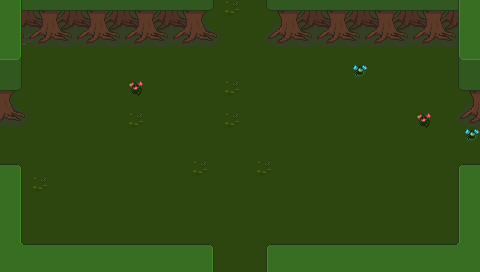

This is a level from a 2D game, rendered from its Tiled map with the project's own tilesets. A one-line summary and the complete map file follow:
An orthogonal 30x17 tile map with 16x16 px tiles, 3 tile layers (Base, Ground, Upper) and 3 objects (2x Entrance, ResourceSpawn).

<map version="1.4" tiledversion="1.4.1" orientation="orthogonal" renderorder="right-down" width="30" height="17" tilewidth="16" tileheight="16" infinite="0" nextlayerid="22" nextobjectid="50">
 <properties>
  <property name="Outside" type="bool" value="false" />
  <property name="ResourcesMinMax" value="30-60" />
 </properties>
 <tileset firstgid="1" source="../Tilesets/tilesetManorGrounds.tsx" />
 <layer id="19" name="Base" width="30" height="17">
  <data encoding="csv">
246,289,289,27,27,205,27,289,27,289,283,289,27,289,283,289,27,27,205,205,205,289,289,27,205,205,289,289,205,246,
246,27,289,289,205,289,27,205,205,289,27,27,205,205,27,289,27,289,289,27,27,205,289,27,205,27,289,205,27,246,
246,283,27,27,27,205,205,205,205,289,289,205,205,27,289,27,289,27,205,289,27,205,27,27,205,27,289,27,205,246,
246,27,289,27,27,27,27,289,289,205,205,289,205,205,205,289,205,27,289,289,205,27,205,205,27,27,289,27,27,246,
246,27,27,27,27,27,27,27,289,205,205,289,289,27,205,289,205,27,27,27,205,205,36,27,27,289,27,289,27,246,
289,27,289,205,289,27,205,289,77,27,289,205,205,205,283,289,289,27,289,289,27,289,205,27,205,289,27,27,205,205,
205,27,289,205,27,27,27,289,27,27,27,27,205,289,27,289,289,205,205,289,205,205,27,27,205,289,205,289,27,27,
27,289,289,27,27,289,289,289,283,205,289,27,205,205,283,289,205,205,205,205,27,205,27,205,27,27,77,27,289,289,
205,205,205,27,27,27,27,289,289,27,205,205,205,27,205,27,27,205,27,289,289,205,27,289,27,289,27,205,289,36,
205,205,205,27,289,205,27,27,205,205,289,205,289,205,289,289,289,27,205,205,289,289,27,289,205,27,27,289,27,27,
205,205,205,205,27,289,27,205,27,205,205,205,283,205,289,27,283,205,205,27,205,205,289,289,205,27,27,27,27,27,
246,27,283,289,205,289,27,27,289,27,289,205,27,27,289,205,27,205,27,289,27,27,205,27,289,205,205,27,27,246,
246,27,27,289,205,289,289,289,289,27,205,289,289,27,27,205,27,205,289,27,27,27,205,27,289,289,27,27,27,246,
246,27,205,289,27,27,205,205,27,27,289,289,289,289,289,289,205,289,205,205,27,205,205,205,27,289,289,205,27,246,
246,27,27,289,289,27,27,205,289,205,205,205,289,289,205,205,27,205,27,289,27,205,27,289,27,205,27,289,27,246,
246,27,289,205,27,289,27,27,289,205,289,289,289,289,27,289,27,205,205,27,205,289,205,205,27,289,27,289,27,246,
246,246,246,246,246,246,246,246,246,246,246,246,246,27,289,27,27,246,246,246,246,246,246,246,246,246,246,246,246,246
</data>
 </layer>
 <layer id="20" name="Ground" width="30" height="17">
  <data encoding="csv">
41,222,223,221,222,223,221,222,223,221,222,223,224,225,0,0,219,220,221,222,223,221,222,223,221,222,223,221,222,41,
41,247,248,246,247,248,246,247,248,246,247,248,249,250,0,0,244,245,246,247,248,246,247,248,246,247,248,246,247,41,
41,272,273,271,272,273,271,272,273,271,272,273,274,275,0,0,269,270,271,272,273,271,272,273,271,272,273,271,272,41,
66,67,0,0,0,0,0,0,0,0,0,0,0,0,0,0,0,0,0,0,0,0,0,0,0,0,0,0,65,66,
44,200,0,0,0,0,0,0,0,0,0,0,0,0,0,0,0,0,0,0,0,0,0,0,0,0,0,0,194,44,
224,225,0,0,0,0,0,0,0,0,0,0,0,0,0,0,0,0,0,0,0,0,0,0,0,0,0,0,219,220,
249,250,0,0,0,0,0,0,0,0,0,0,0,0,0,0,0,0,0,0,0,0,0,0,0,0,0,0,244,245,
274,275,0,0,0,0,0,0,0,0,0,0,0,0,0,0,0,0,0,0,0,0,0,0,0,0,0,0,269,270,
0,0,0,0,0,0,0,0,0,0,0,0,0,0,0,0,0,0,0,0,0,0,0,0,0,0,0,0,0,0,
0,0,0,0,0,0,0,0,0,0,0,0,0,0,0,0,0,0,0,0,0,0,0,0,0,0,0,0,0,0,
0,0,0,0,0,0,0,0,0,0,0,0,0,0,0,0,0,0,0,0,0,0,0,0,0,0,0,0,0,0,
41,42,0,0,0,0,0,0,0,0,0,0,0,0,0,0,0,0,0,0,0,0,0,0,0,0,0,0,40,41,
41,42,0,0,0,0,0,0,0,0,0,0,0,0,0,0,0,0,0,0,0,0,0,0,0,0,0,0,40,41,
41,42,0,0,0,0,0,0,0,0,0,0,0,0,0,0,0,0,0,0,0,0,0,0,0,0,0,0,40,41,
41,42,0,0,0,0,0,0,0,0,0,0,0,0,0,0,0,0,0,0,0,0,0,0,0,0,0,0,40,41,
41,93,0,0,0,0,0,0,0,0,0,0,0,0,0,0,0,0,0,0,0,0,0,0,0,0,0,0,95,41,
41,41,41,41,41,41,41,41,41,41,41,41,41,42,0,0,40,41,41,41,41,41,41,41,41,41,41,41,41,41
</data>
 </layer>
 <layer id="21" name="Upper" width="30" height="17">
  <data encoding="csv">
0,42,0,0,0,0,0,0,0,0,0,0,0,0,0,0,0,0,0,0,0,0,0,0,0,0,0,0,40,0,
0,42,0,0,0,0,0,0,0,0,0,0,0,0,0,0,0,0,0,0,0,0,0,0,0,0,0,0,40,0,
0,42,0,0,0,0,0,0,0,0,0,0,0,0,0,0,0,0,0,0,0,0,0,0,0,0,0,0,40,0,
0,0,0,0,0,0,0,0,0,0,0,0,0,0,0,0,0,0,0,0,0,0,0,0,0,0,0,0,0,0,
0,0,0,0,0,0,0,0,0,0,0,0,0,0,0,0,0,0,0,0,0,0,0,0,0,0,0,0,0,0,
0,0,0,0,0,0,0,0,0,0,0,0,0,0,0,0,0,0,0,0,0,0,0,0,0,0,0,0,0,0,
0,0,0,0,0,0,0,0,0,0,0,0,0,0,0,0,0,0,0,0,0,0,0,0,0,0,0,0,0,0,
0,0,0,0,0,0,0,0,0,0,0,0,0,0,0,0,0,0,0,0,0,0,0,0,0,0,0,0,0,0,
0,0,0,0,0,0,0,0,0,0,0,0,0,0,0,0,0,0,0,0,0,0,0,0,0,0,0,0,0,0,
0,0,0,0,0,0,0,0,0,0,0,0,0,0,0,0,0,0,0,0,0,0,0,0,0,0,0,0,0,0,
16,17,0,0,0,0,0,0,0,0,0,0,0,0,0,0,0,0,0,0,0,0,0,0,0,0,0,0,15,16,
0,0,0,0,0,0,0,0,0,0,0,0,0,0,0,0,0,0,0,0,0,0,0,0,0,0,0,0,0,0,
0,0,0,0,0,0,0,0,0,0,0,0,0,0,0,0,0,0,0,0,0,0,0,0,0,0,0,0,0,0,
0,0,0,0,0,0,0,0,0,0,0,0,0,0,0,0,0,0,0,0,0,0,0,0,0,0,0,0,0,0,
0,0,0,0,0,0,0,0,0,0,0,0,0,0,0,0,0,0,0,0,0,0,0,0,0,0,0,0,0,0,
0,0,16,16,16,16,16,16,16,16,16,16,16,17,0,0,15,16,16,16,16,16,16,16,16,16,16,16,0,0,
0,0,0,0,0,0,0,0,0,0,0,0,0,0,0,0,0,0,0,0,0,0,0,0,0,0,0,0,0,0
</data>
 </layer>
 <objectgroup id="4" name="Travel">
  <object id="48" name="Entrance" x="0" y="128" width="4" height="48">
   <properties>
    <property name="EntranceDir" value="Right" />
    <property name="Map" value="mapRiverHollowTown" />
   </properties>
  </object>
  <object id="49" name="Entrance" x="476" y="128" width="4" height="48">
   <properties>
    <property name="EntranceDir" value="Left" />
    <property name="Map" value="mapManorGrounds" />
   </properties>
  </object>
 </objectgroup>
 <objectgroup id="5" name="MapObject">
  <object id="40" name="ResourceSpawn" x="96.2798" y="54.0405" width="124.333" height="96.333">
   <properties>
    <property name="Resources" value="20" />
   </properties>
  </object>
 </objectgroup>
 <objectgroup id="6" name="Character" />
</map>
